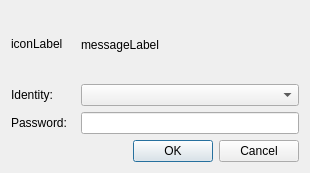
<?xml version="1.0" encoding="UTF-8"?>
<ui version="4.0">
 <class>PolicykitAgentGUI</class>
 <widget class="QDialog" name="PolicykitAgentGUI">
  <property name="geometry">
   <rect>
    <x>0</x>
    <y>0</y>
    <width>310</width>
    <height>173</height>
   </rect>
  </property>
  <property name="windowTitle">
   <string>Authentization Required</string>
  </property>
  <layout class="QGridLayout" name="gridLayout">
   <item row="0" column="0">
    <widget class="QLabel" name="iconLabel">
     <property name="minimumSize">
      <size>
       <width>64</width>
       <height>64</height>
      </size>
     </property>
     <property name="maximumSize">
      <size>
       <width>64</width>
       <height>64</height>
      </size>
     </property>
     <property name="text">
      <string>iconLabel</string>
     </property>
    </widget>
   </item>
   <item row="0" column="1">
    <widget class="QLabel" name="messageLabel">
     <property name="sizePolicy">
      <sizepolicy hsizetype="MinimumExpanding" vsizetype="MinimumExpanding">
       <horstretch>0</horstretch>
       <verstretch>0</verstretch>
      </sizepolicy>
     </property>
     <property name="text">
      <string>messageLabel</string>
     </property>
     <property name="wordWrap">
      <bool>true</bool>
     </property>
    </widget>
   </item>
   <item row="1" column="0">
    <widget class="QLabel" name="label">
     <property name="text">
      <string>Identity:</string>
     </property>
    </widget>
   </item>
   <item row="1" column="1">
    <widget class="QComboBox" name="identityComboBox"/>
   </item>
   <item row="2" column="0">
    <widget class="QLabel" name="promptLabel">
     <property name="text">
      <string>Password:</string>
     </property>
    </widget>
   </item>
   <item row="2" column="1">
    <widget class="QLineEdit" name="passwordEdit">
     <property name="echoMode">
      <enum>QLineEdit::Password</enum>
     </property>
    </widget>
   </item>
   <item row="3" column="0" colspan="2">
    <widget class="QDialogButtonBox" name="buttonBox">
     <property name="orientation">
      <enum>Qt::Horizontal</enum>
     </property>
     <property name="standardButtons">
      <set>QDialogButtonBox::Cancel|QDialogButtonBox::Ok</set>
     </property>
    </widget>
   </item>
  </layout>
 </widget>
 <resources/>
 <connections>
  <connection>
   <sender>buttonBox</sender>
   <signal>accepted()</signal>
   <receiver>PolicykitAgentGUI</receiver>
   <slot>accept()</slot>
   <hints>
    <hint type="sourcelabel">
     <x>248</x>
     <y>254</y>
    </hint>
    <hint type="destinationlabel">
     <x>157</x>
     <y>274</y>
    </hint>
   </hints>
  </connection>
  <connection>
   <sender>buttonBox</sender>
   <signal>rejected()</signal>
   <receiver>PolicykitAgentGUI</receiver>
   <slot>reject()</slot>
   <hints>
    <hint type="sourcelabel">
     <x>295</x>
     <y>261</y>
    </hint>
    <hint type="destinationlabel">
     <x>286</x>
     <y>274</y>
    </hint>
   </hints>
  </connection>
 </connections>
</ui>
